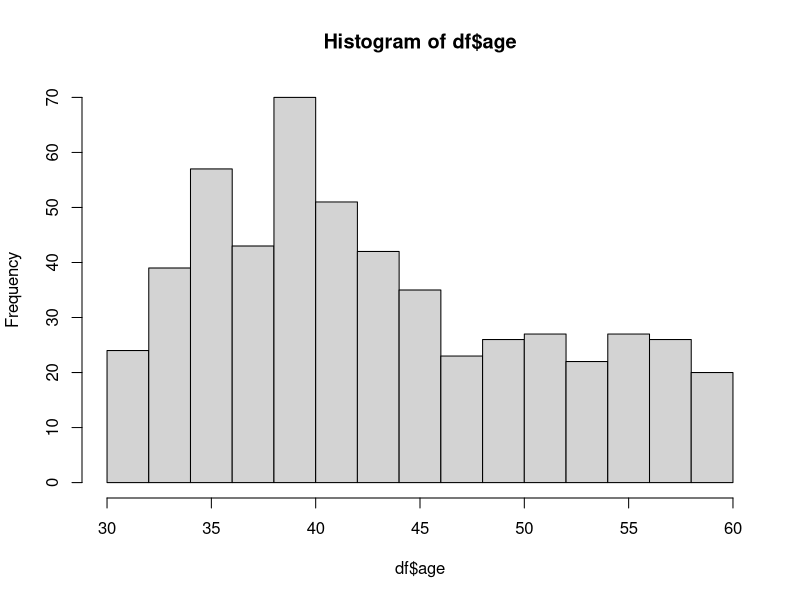
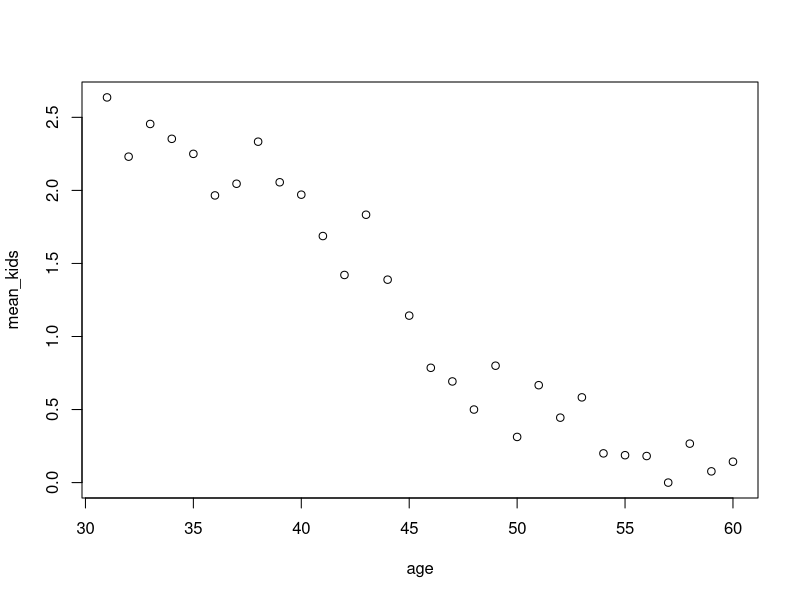
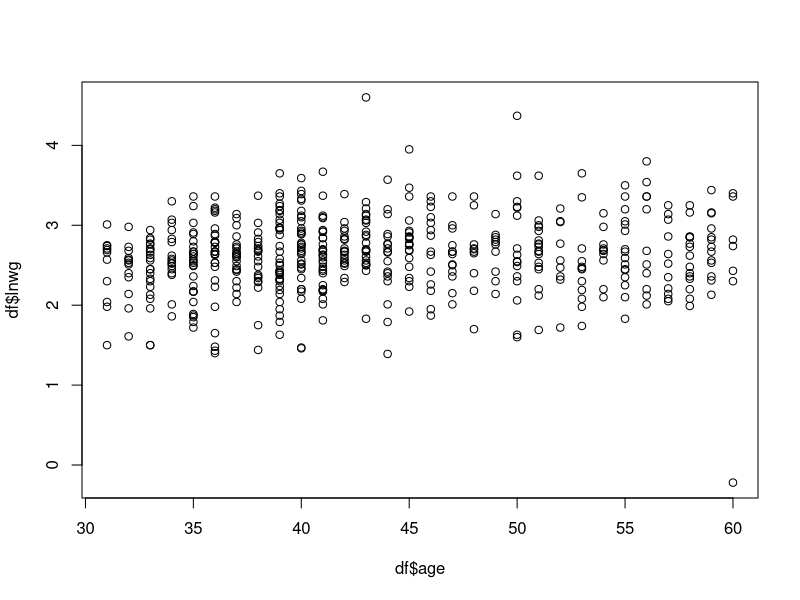
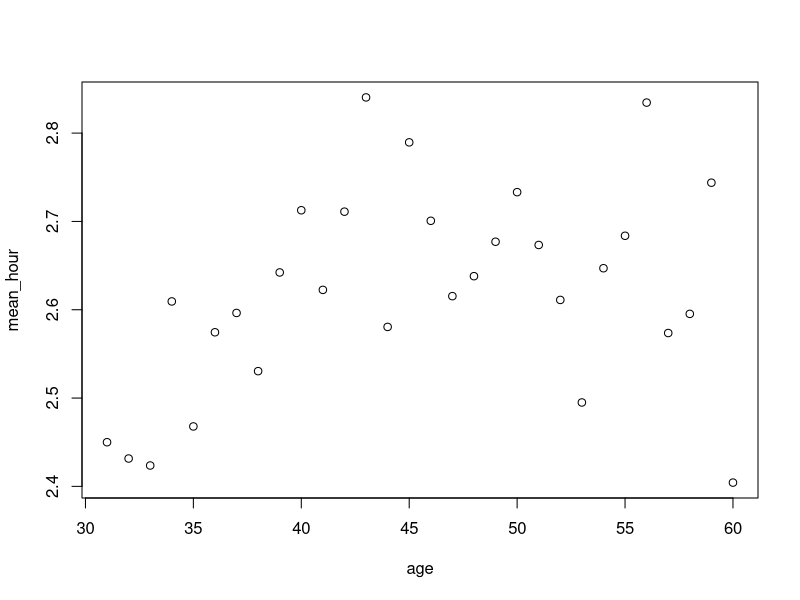
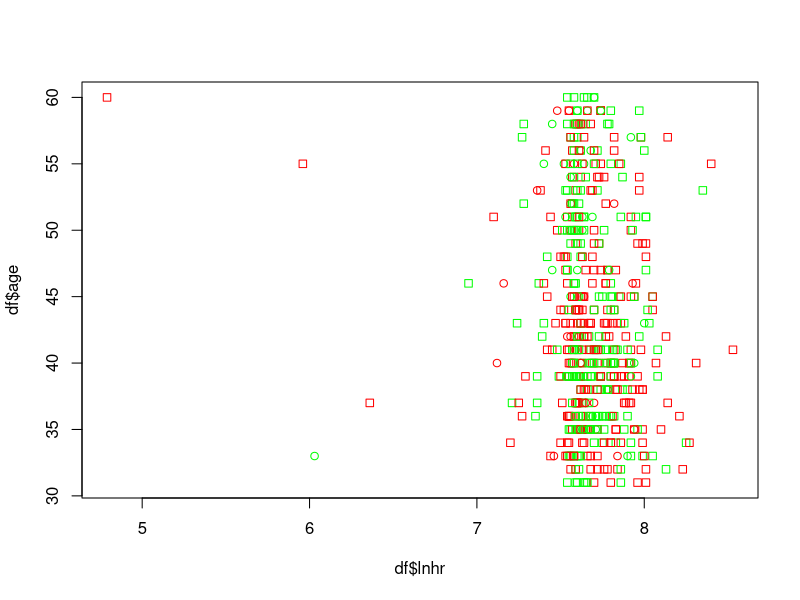
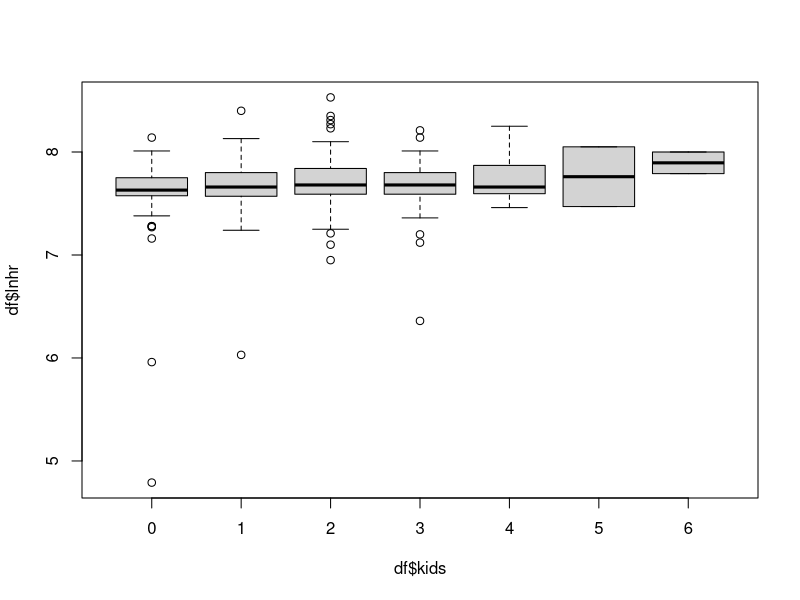
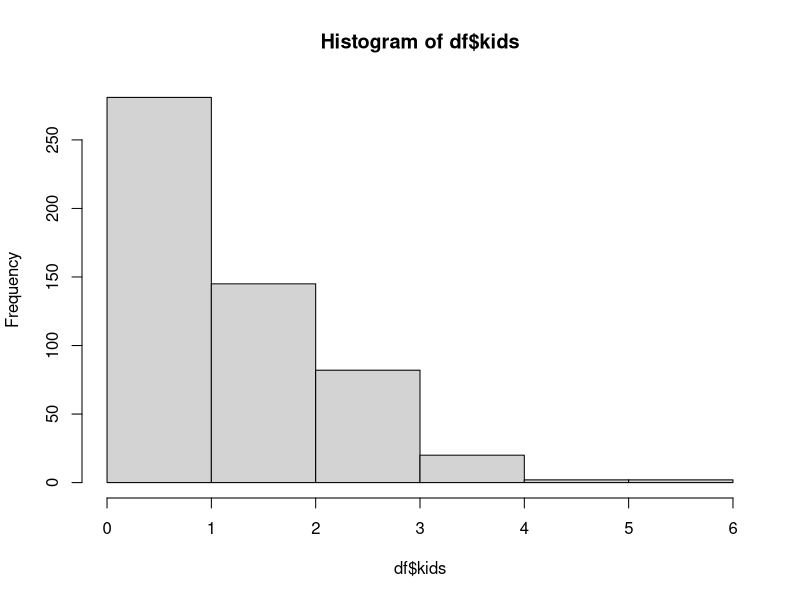
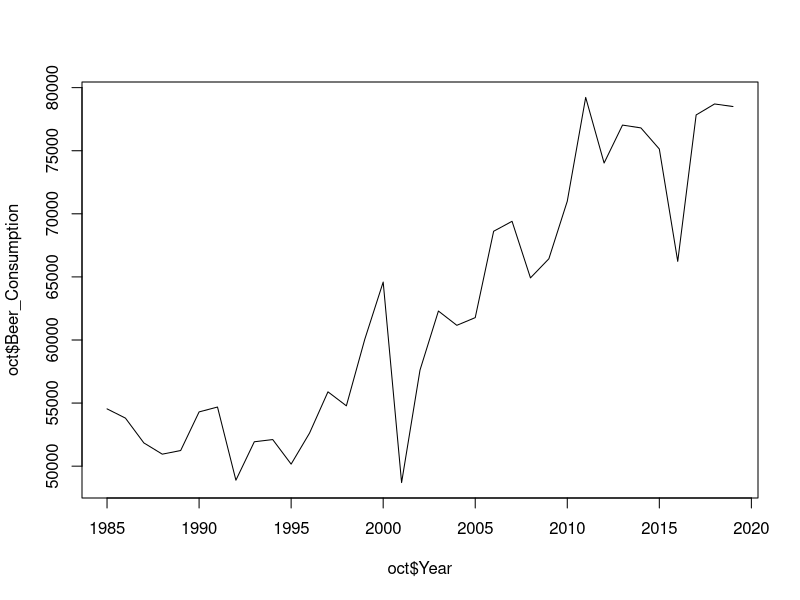

Recreate these plots in R, in order.
setwd("~/Desktop/Uni/Master/BA & ML/Übung 1")
library(tidyverse)
'Exercise 1.1' 
# a)
df_import <- read.csv("LaborSupply1988.csv")
df <- as_tibble(df_import)

# b)
ncol(df)
nrow(df)
# or:
dim(df)
# => 5 columns, 532 rows

# c)
names(df)

# d)
head(df, h = 2)

# e)
range(df$age)

# f)
grouped <- group_by(df, kids)

summarise(grouped, mean_hours = mean(lnhr))

# g)
filtered <- filter(df, age == 40) %>% summarise(mean_kids = mean(kids))

'Exercise 1.2'
# a)
hist(df$age)

# b)
group_by(df,age) %>% summarise(mean_kids=mean(kids)) %>% plot()
cor(df$kids, df$age)

# c)
plot(df$age, df$lnwg)

# d)
group_by(df,age) %>% summarise(mean_hour=mean(lnwg)) %>% plot()
cor(df$lnwg, df$age)

# e)
plot(df$lnhr, df$age, pch = as.numeric(df$disab), col=c("green", "red"))

# f)
boxplot(df$lnhr ~ df$kids)
hist(df$kids, breaks = (max(df$kids) - min(df$kids)))

'Exercise 2.1'
library(tidyverse)

# a)
octoberfest <- read.csv("Oktoberfest.csv")
oct <- as_tibble(octoberfest)

# b)
names(oct)

# c)
# Base R Solution
oct[oct$Year == 1995,]$Beer_Price

# Tidyverse Solution
oct %>% filter(Year == 1995) %>% select(Beer_Price)

# d)
min(oct$Year)
'1985'

# e)
# Tidyverse Solution
summarize(oct, min_vis = min(Visitors_Total), max_vis = max(Visitors_Total))

# Base R Solution
min(oct$Visitors_Total)
max(oct$Visitors_Total)
range(oct$Visitors_Total)

# f)
plot(oct$Year, oct$Beer_Consumption, type = 'line')
# or
ggplot(oct, aes(x = Year, y = Beer_Consumption)) + geom_line()

# g)
plot(oct$Year, oct$Visitors_Total, type = 'line')
# or
ggplot(oct, aes(x = Year, y = Visitors_Total)) + geom_line()

cor(oct$Visitors_Total, oct$Beer_Consumption)

'Exercise 2.2'
# a)
oct %>% filter(Year >= 2000, Year <= 2007) %>% summarize(avg_price = mean(Beer_Price))

# b)
oct %>% filter(Year >= 2000, Year <= 2007) %>% summarize(var_price = var(Beer_Price))

# c)
oct = oct %>% mutate(difference = Beer_Price - lag(Beer_Price))

# d)
ggplot(tail(oct, -1), aes(x = Year, y = difference)) + geom_line()








